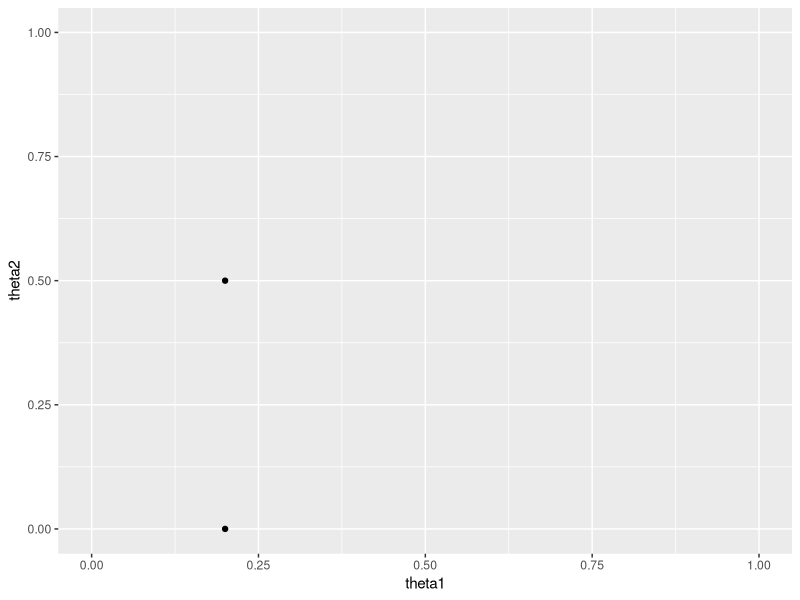
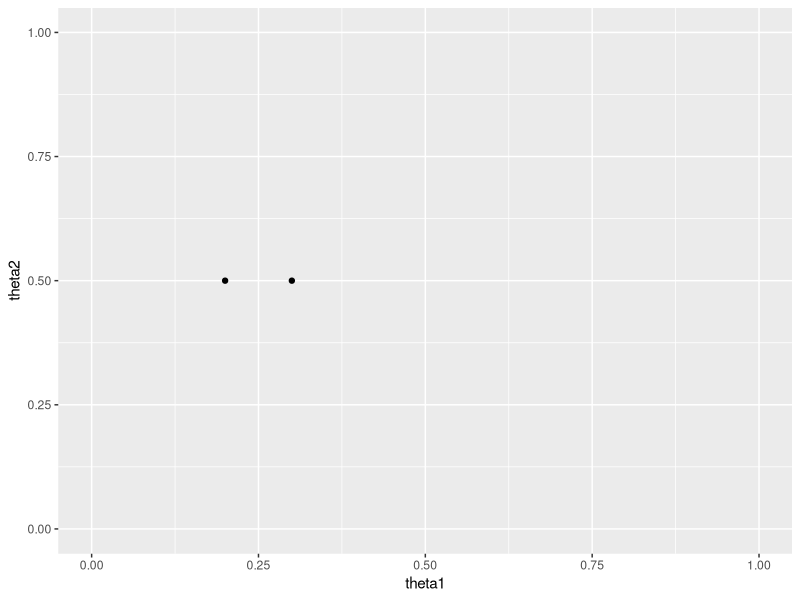
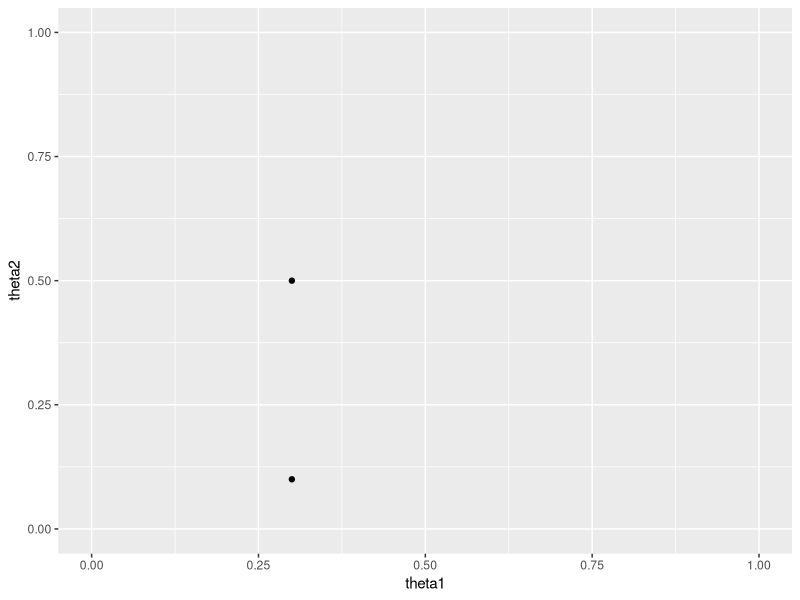

These charts were generated, in order, by the following R code:
library(ggplot2)

theta1 <- c( 0, 0.2, 0.3, 0.1)
theta2 <- c( 0, 0.5, 0.1, 0.3)
ds <- NULL
for( i in 2:length(theta1)){
  ds <- rbind(ds, data.frame(theta1 = theta1[i], theta2 = theta2[(i-1)]))
  ds <- rbind(ds, data.frame(theta1 = theta1[i], theta2 = theta2[i]))
  
  g <- ggplot(ds[(i-1):i,], aes(x = theta1, y = theta2)) + geom_point() + 
    scale_x_continuous(limits = c(0,1)) +
    scale_y_continuous(limits = c(0,1)) 
  print(g)
  
}
# maybe grid expand the data? need to specify each step (i.e. fill in the blanks)
# provide data label so we can change the size or shape based on which is being calculated


ds <- data.frame(theta1, theta2)

for(i in 1:(nrow(ds)-1)){
  
}

